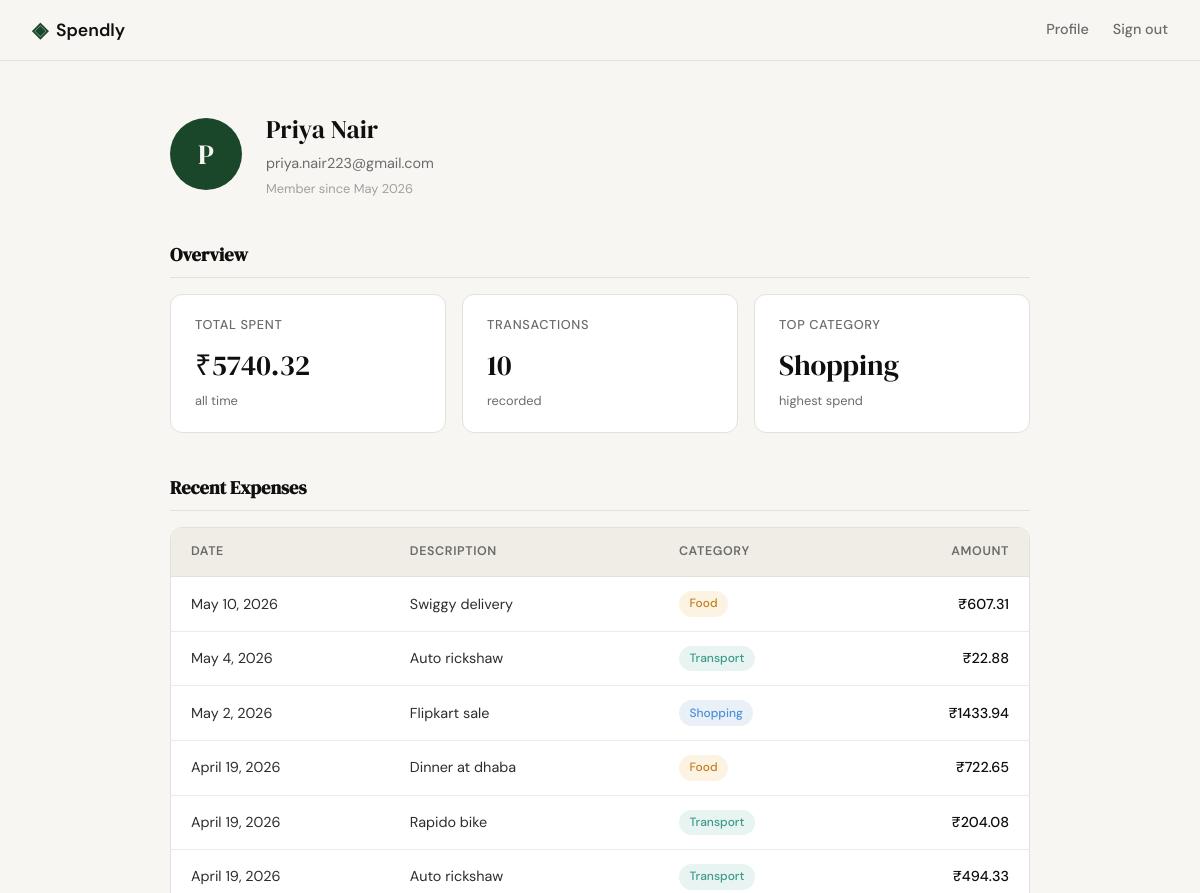
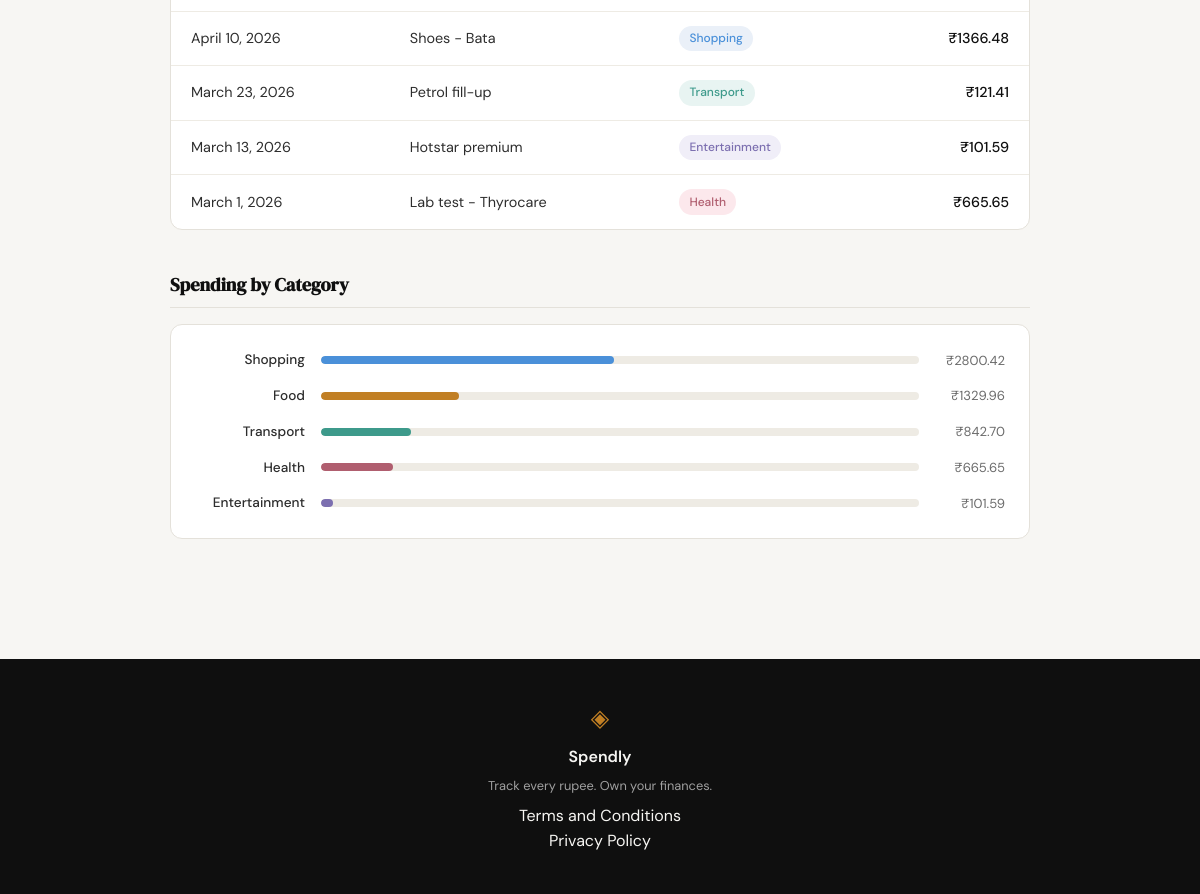
Screenshot of /profile (signed in) with the database file from the repository (2 pictures, top to bottom).
### tables this page shows
CREATE TABLE users (
            id            INTEGER PRIMARY KEY AUTOINCREMENT,
            name          TEXT    NOT NULL,
            email         TEXT    NOT NULL UNIQUE,
            password_hash TEXT    NOT NULL,
            created_at    TEXT    DEFAULT (datetime('now'))
        );

CREATE TABLE expenses (
            id          INTEGER PRIMARY KEY AUTOINCREMENT,
            user_id     INTEGER NOT NULL REFERENCES users(id),
            amount      REAL    NOT NULL,
            category    TEXT    NOT NULL,
            date        TEXT    NOT NULL,
            description TEXT,
            created_at  TEXT    DEFAULT (datetime('now'))
        );

### app.py (the view)
@app.route("/profile")
def profile():
    if not session.get("user_id"):
        return redirect(url_for("login"))
    user_row = get_user_by_id(session["user_id"])
    if user_row is None:
        session.clear()
        return redirect(url_for("login"))
    expense_rows = get_expenses_by_user(session["user_id"])
    created_dt = datetime.strptime(user_row["created_at"][:10], "%Y-%m-%d")
    user = {
        "name":         user_row["name"],
        "email":        user_row["email"],
        "member_since": f"{created_dt.strftime('%B')} {created_dt.year}",
    }
    cat_totals = {}
    for e in expense_rows:
        cat_totals[e["category"]] = cat_totals.get(e["category"], 0.0) + e["amount"]
    grand_total = sum(cat_totals.values())
    stats = {
        "total_spent":  f"₹{grand_total:.2f}",
        "transactions": len(expense_rows),
        "top_category": max(cat_totals, key=cat_totals.get) if cat_totals else "—",
    }
    expenses = []
    for e in expense_rows:
        dt = datetime.strptime(e["date"], "%Y-%m-%d")
        expenses.append({
            "date":        f"{dt.strftime('%B')} {dt.day}, {dt.year}",
            "description": e["description"] or "",
            "category":    e["category"],
            "amount":      f"₹{e['amount']:.2f}",
        })
    categories = [
        {
            "name":   name,
            "amount": f"₹{amount:.2f}",
            "pct":    round(amount / grand_total * 100) if grand_total else 0,
        }
        for name, amount in sorted(cat_totals.items(), key=lambda x: -x[1])
    ]
    return render_template("profile.html",
                           user=user, stats=stats,
                           expenses=expenses, categories=categories)

### database/db.py (called while the page is built)
def get_db():
    conn = sqlite3.connect(DB_PATH)
    conn.row_factory = sqlite3.Row
    conn.execute("PRAGMA foreign_keys = ON")
    return conn

def get_user_by_id(user_id):
    conn = get_db()
    try:
        return conn.execute(
            "SELECT id, name, email, created_at FROM users WHERE id = ?",
            (user_id,),
        ).fetchone()
    finally:
        conn.close()

def get_expenses_by_user(user_id):
    conn = get_db()
    try:
        return conn.execute(
            "SELECT id, amount, category, date, description"
            " FROM expenses WHERE user_id = ? ORDER BY date DESC",
            (user_id,),
        ).fetchall()
    finally:
        conn.close()

### templates/profile.html (shortened to what this page needs)
{% extends "base.html" %}
{% block head %}
<link rel="stylesheet" href="{{ url_for('static', filename='css/profile.css') }}">
{% endblock %}
{% block content %}
<div class="profile-page">
    <div class="profile-inner">
        <div class="profile-header">
            <div class="profile-avatar">{{ user.name[0] | upper }}</div>
            <div>
                <div class="profile-name">{{ user.name }}</div>
                <div class="profile-email">{{ user.email }}</div>
                <div class="profile-since">Member since {{ user.member_since }}</div>
            </div>
        </div>
        <div class="profile-section">
            <h2 class="profile-section-title">Overview</h2>
            <div class="profile-stats">
                <div class="profile-stat-card">
                    <div class="pstat-label">Total Spent</div>
                    <div class="pstat-value">{{ stats.total_spent }}</div>
                    <div class="pstat-sub">all time</div>
                </div>
                <div class="profile-stat-card">
                    <div class="pstat-label">Transactions</div>
                    <div class="pstat-value">{{ stats.transactions }}</div>
                    <div class="pstat-sub">recorded</div>
                </div>
                <div class="profile-stat-card">
                    <div class="pstat-label">Top Category</div>
                    <div class="pstat-value">{{ stats.top_category }}</div>
                    <div class="pstat-sub">highest spend</div>
                </div>
            </div>
        </div>
        <div class="profile-section">
            <h2 class="profile-section-title">Recent Expenses</h2>
            <div class="expense-table-wrap">
                <table class="expense-table">
                    <thead>
                        <tr>
                            <th>Date</th>
                            <th>Description</th>
                            <th>Category</th>
                            <th style="text-align:right">Amount</th>
                        </tr>
                    </thead>
                    <tbody>
                        {% for expense in expenses %}
                        <tr>
                            <td>{{ expense.date }}</td>
                            <td>{{ expense.description }}</td>
                            <td>
                                <span class="badge badge-{{ expense.category | lower }}">
                                    {{ expense.category }}
                                </span>
                            </td>
                            <td class="amt">{{ expense.amount }}</td>
                        </tr>
                        {% endfor %}
                    </tbody>
                </table>
            </div>
        </div>
        <div class="profile-section">
            <h2 class="profile-section-title">Spending by Category</h2>
            <div class="cat-breakdown">
                {% for cat in categories %}
                <div class="cat-row">
                    <span class="cat-row-label">{{ cat.name }}</span>
                    <div class="cat-row-track">
                        <div class="cat-row-fill fill-{{ cat.name | lower }}"
                             style="width: {{ cat.pct }}%"></div>
                    </div>
                    <span class="cat-row-amount">{{ cat.amount }}</span>
                </div>
                {% endfor %}
            </div>
        </div>
    </div>
</div>
{% endblock %}

### static/css/style.css (style rules this page uses)
:root { --ink: #0f0f0f; --ink-soft: #2d2d2d; --ink-muted: #6b6b6b; --ink-faint: #a0a0a0; --paper: #f7f6f3; --paper-warm: #f0ede6; --paper-card: #ffffff; --accent: #1a472a; --accent-light: #e8f0eb; --accent-2: #c17f24; --accent-2-light: #fdf3e3; --danger: #c0392b; --danger-light: #fdecea; --border: #e4e1da; --border-soft: #eeebe4; --font-display: 'DM Serif Display', Georgia, serif; --font-body: 'DM Sans', system-ui, sans-serif; --max-width: 1200px; --auth-width: 440px; --radius-sm: 6px; --radius-md: 12px; --radius-lg: 20px; --cat-green: var(--accent); --cat-amber: var(--accent-2); --cat-blue: #4a90d9; --cat-purple: #7c6fb0; --cat-teal: #3d9a8b; --cat-rose: #b05e6f; --cat-slate: #6b7a8d; }
*, *::before, *::after { box-sizing: border-box; margin: 0; padding: 0; }
html { font-size: 16px; scroll-behavior: smooth; }
body { background: var(--paper); color: var(--ink); font-family: var(--font-body); font-size: 1rem; line-height: 1.6; -webkit-font-smoothing: antialiased; }

### rows the page displays
users: name "P", name "Priya Nair", email "priya.nair223@gmail.com"
expenses: top_category "Shopping", date "May 2, 2026", description "Flipkart sale", category "Shopping", amount "₹1433.94", name "Shopping", amount "₹2800.42"
expenses: date "May 10, 2026", description "Swiggy delivery", category "Food", amount "₹607.31", name "Food", amount "₹1329.96"
expenses: date "May 4, 2026", description "Auto rickshaw", category "Transport", amount "₹22.88", name "Transport", amount "₹842.70"
expenses: date "April 19, 2026", description "Dinner at dhaba", category "Food", amount "₹722.65"
expenses: date "April 19, 2026", description "Rapido bike", category "Transport", amount "₹204.08"
expenses: date "April 19, 2026", description "Auto rickshaw", category "Transport", amount "₹494.33"
expenses: date "April 10, 2026", description "Shoes - Bata", category "Shopping", amount "₹1366.48"
expenses: date "March 23, 2026", description "Petrol fill-up", category "Transport", amount "₹121.41"
expenses: date "March 13, 2026", description "Hotstar premium", category "Entertainment", amount "₹101.59", name "Entertainment"
expenses: date "March 1, 2026", description "Lab test - Thyrocare", category "Health", amount "₹665.65", name "Health"

### other values shown
{{ user.member_since }} "May 2026"
{{ stats.total_spent }} "₹5740.32"
{{ stats.transactions }} "10"
